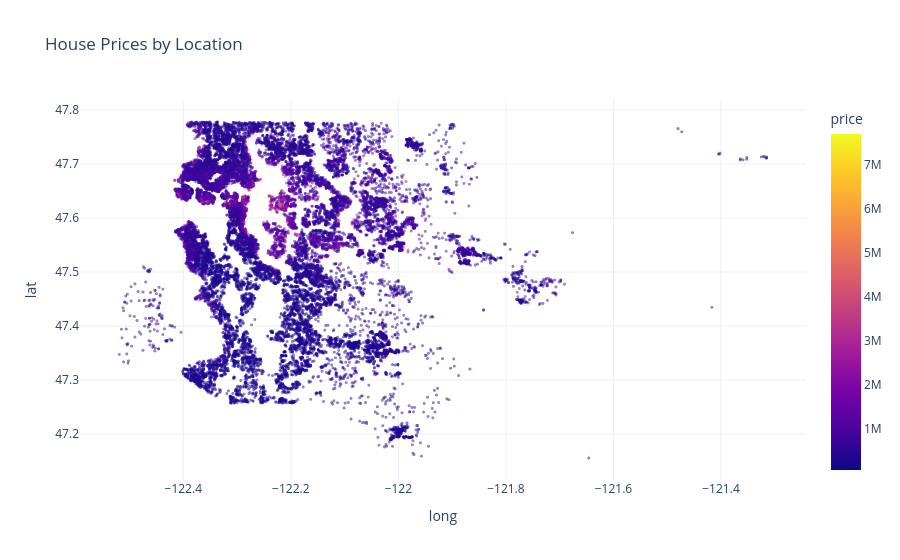

Notebook cell for this chart:
### Code cell
fig = scatter_plot(
    raw.sort("price"),
    x="long",
    y="lat",
    color="price",
    title="House Prices by Location",
    opacity=0.5,
    marker_size=3,
    hover_data=[
        "price",
        "zipcode",
        "bedrooms",
        "bathrooms",
        "sqft_living",
    ],
)

fig.show()

### Figure 1 — Plotly figure (JSON) as saved in the notebook; plotly's stock layout.template omitted (floating-point values rounded to 4 significant figures; data arrays with more than 128 entries replaced by an {"elided": "..."} marker saying what was removed)
{"data": [{"customdata": {"elided": "21613x5 float values"}, "hovertemplate": "long=%{x}<br>lat=%{y}<br>price=%{marker.color}<br>zipcode=%{customdata[1]}<br>bedrooms=%{customdata[2]}<br>bathrooms=%{customdata[3]}<br>sqft_living=%{customdata[4]}<extra></extra>", "legendgroup": "", "marker": {"color": {"elided": "21613 float values"}, "coloraxis": "coloraxis", "opacity": 0.5, "size": 3, "symbol": "circle"}, "mode": "markers", "name": "", "showlegend": false, "type": "scattergl", "x": {"elided": "21613 float values"}, "xaxis": "x", "y": {"elided": "21613 float values"}, "yaxis": "y"}], "layout": {"coloraxis": {"colorbar": {"title": {"text": "price"}}, "colorscale": [[0, "#0d0887"], [0.1111, "#46039f"], [0.2222, "#7201a8"], [0.3333, "#9c179e"], [0.4444, "#bd3786"], [0.5556, "#d8576b"], [0.6667, "#ed7953"], [0.7778, "#fb9f3a"], [0.8889, "#fdca26"], [1, "#f0f921"]]}, "legend": {"tracegroupgap": 0}, "title": {"text": "House Prices by Location"}, "xaxis": {"anchor": "y", "domain": [0, 1], "title": {"text": "long"}}, "yaxis": {"anchor": "x", "domain": [0, 1], "title": {"text": "lat"}}}}
